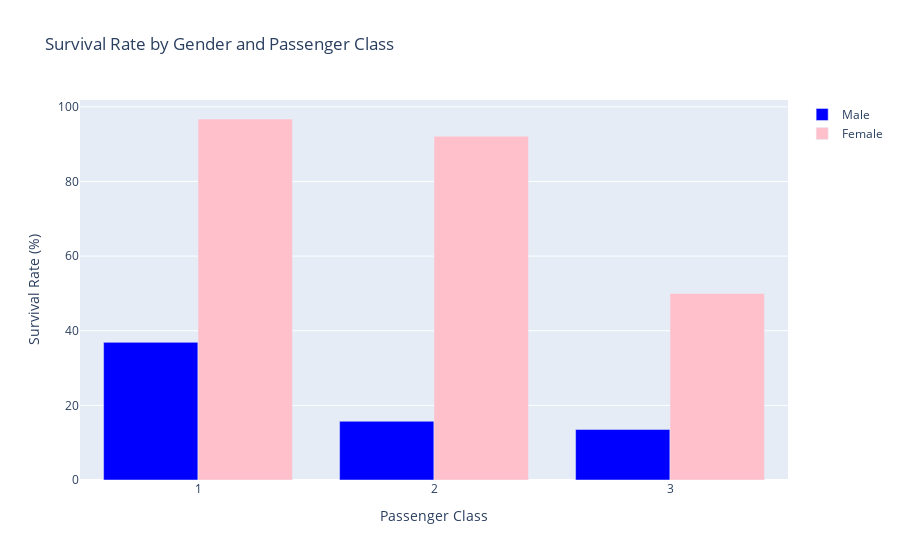

Notebook code cell kept with this figure:
### Code cell
# Snow we plot the data inorder to visualize the figures we are seeing
#I'll use plotly
sex_colors = {'male': 'blue', 'female': 'pink'}
grouped['Color'] = grouped['Sex'].map(sex_colors)

fig = go.Figure()

for sex in sex_colors.keys():
    data = grouped[grouped['Sex'] == sex]
    fig.add_trace(go.Bar(
        x=data['Pclass'],
        y=data['Survived'],
        marker=dict(color=data['Color']),
        name=sex.title()
        
    ))

fig.update_layout(
    title='Survival Rate by Gender and Passenger Class',
    xaxis=dict(title='Passenger Class'),
    yaxis=dict(title='Survival Rate (%)'),
    showlegend=True,
)

fig.show()

### Figure 1 — Plotly figure (JSON) as saved in the notebook; plotly's stock layout.template omitted (floating-point values rounded to 4 significant figures)
{"data": [{"marker": {"color": ["blue", "blue", "blue"]}, "name": "Male", "type": "bar", "x": [1, 2, 3], "y": [36.89, 15.74, 13.54]}, {"marker": {"color": ["pink", "pink", "pink"]}, "name": "Female", "type": "bar", "x": [1, 2, 3], "y": [96.74, 92.11, 50]}], "layout": {"showlegend": true, "title": {"text": "Survival Rate by Gender and Passenger Class"}, "xaxis": {"title": {"text": "Passenger Class"}}, "yaxis": {"title": {"text": "Survival Rate (%)"}}}}
